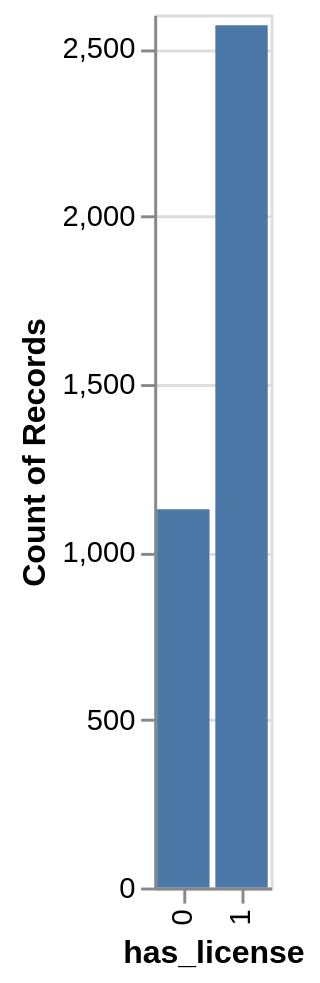

Source (notebook cell):
### Code cell
input_dropdown = alt.binding_select(options = [None, 'Roslindale', 'Jamaica Plain', 'Mission Hill',
       'Longwood Medical Area', 'Bay Village', 'Leather District',
       'Chinatown', 'North End', 'Roxbury', 'South End', 'Back Bay',
       'East Boston', 'Charlestown', 'West End', 'Beacon Hill',
       'Downtown', 'Fenway', 'Brighton', 'West Roxbury', 'Hyde Park',
       'Mattapan', 'Dorchester', 'South Boston Waterfront',
       'South Boston', 'Allston', 'Harbor Islands'],
                                    labels = ['All','Roslindale', 'Jamaica Plain', 'Mission Hill',
       'Longwood Medical Area', 'Bay Village', 'Leather District',
       'Chinatown', 'North End', 'Roxbury', 'South End', 'Back Bay',
       'East Boston', 'Charlestown', 'West End', 'Beacon Hill',
       'Downtown', 'Fenway', 'Brighton', 'West Roxbury', 'Hyde Park',
       'Mattapan', 'Dorchester', 'South Boston Waterfront',
       'South Boston', 'Allston', 'Harbor Islands'],
                                     name = "Neighbor: " )

selection = alt.selection_point(fields = ['neighbourhood'], bind = input_dropdown)

alt.Chart(joined).mark_bar().transform_filter(selection).encode(
    x = alt.X('has_license:N'),
    y = alt.Y('count(has_license):Q'),
).add_params(
    selection
)

### Figure 1 — Vega-Lite specification as saved in the notebook (floating-point values rounded to 4 significant figures; data arrays with more than 128 entries replaced by an {"elided": "..."} marker saying what was removed)
{"config": {"view": {"continuousWidth": 300, "continuousHeight": 300}}, "data": {"name": "data-9018a7c020b3fce7f706c5e6d331fcfb"}, "mark": {"type": "bar"}, "encoding": {"x": {"field": "has_license", "type": "nominal"}, "y": {"aggregate": "count", "field": "has_license", "type": "quantitative"}}, "params": [{"name": "param_8", "select": {"type": "point", "fields": ["neighbourhood"]}, "bind": {"input": "select", "options": [null, "Roslindale", "Jamaica Plain", "Mission Hill", "Longwood Medical Area", "Bay Village", "Leather District", "Chinatown", "North End", "Roxbury", "South End", "Back Bay", "East Boston", "Charlestown", "West End", "Beacon Hill", "Downtown", "Fenway", "Brighton", "West Roxbury", "Hyde Park", "Mattapan", "Dorchester", "South Boston Waterfront", "South Boston", "Allston", "Harbor Islands"], "labels": ["All", "Roslindale", "Jamaica Plain", "Mission Hill", "Longwood Medical Area", "Bay Village", "Leather District", "Chinatown", "North End", "Roxbury", "South End", "Back Bay", "East Boston", "Charlestown", "West End", "Beacon Hill", "Downtown", "Fenway", "Brighton", "West Roxbury", "Hyde Park", "Mattapan", "Dorchester", "South Boston Waterfront", "South Boston", "Allston", "Harbor Islands"], "name": "Neighbor: "}}], "transform": [{"filter": {"param": "param_8"}}], "$schema": "https://vega.github.io/schema/vega-lite/v5.20.1.json", "datasets": {"data-9018a7c020b3fce7f706c5e6d331fcfb": {"elided": "3695 records"}}}
